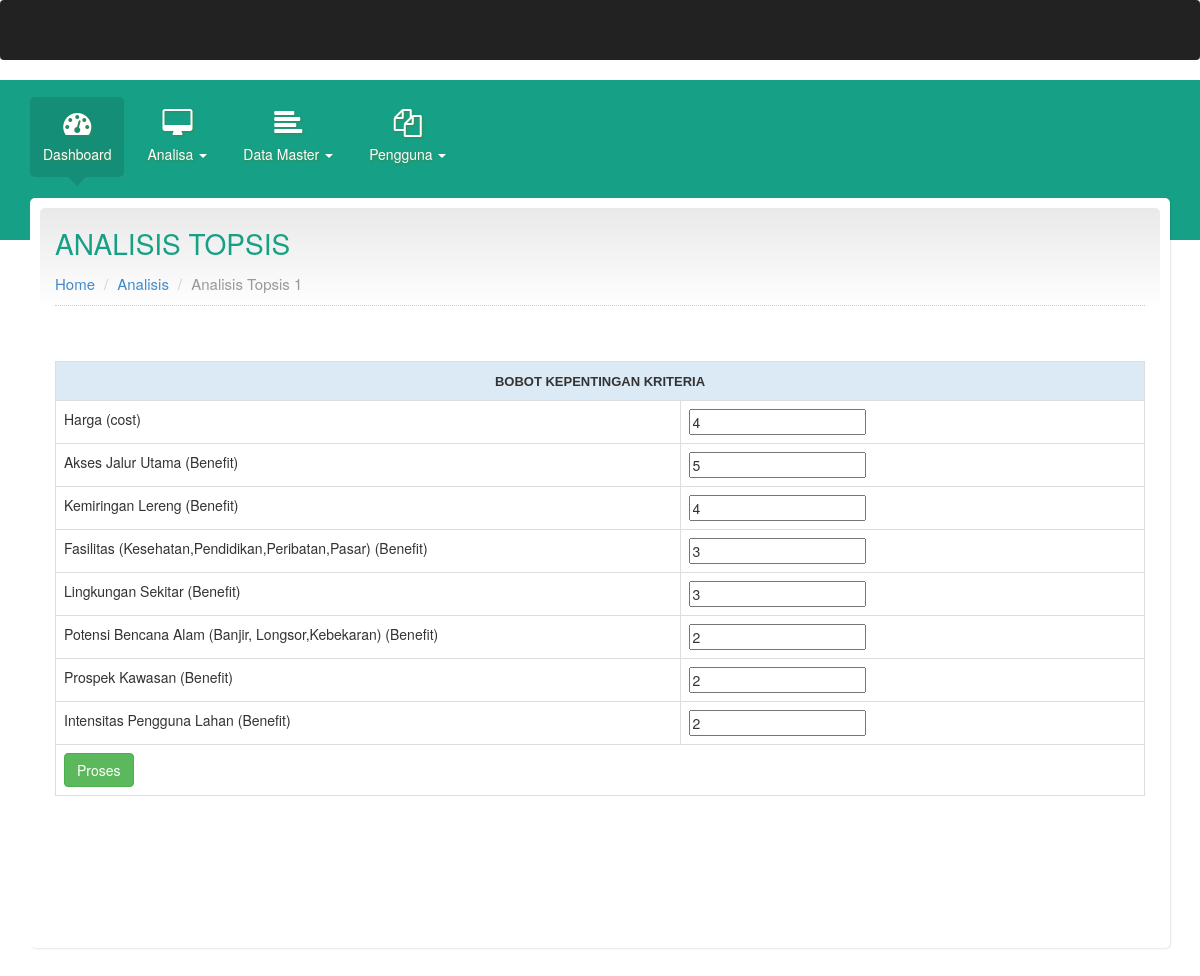
The page /spk-topsis/frame.php?loadPage=analisis-dua (signed in) on the database its author committed.
### tables this page shows
CREATE TABLE IF NOT EXISTS `tkriteria` (
  `id_kriteria` int(11) NOT NULL AUTO_INCREMENT,
  `nama_kriteria` varchar(100) DEFAULT NULL,
  `kepentingan` double DEFAULT NULL,
  `costbenefit` varchar(50) DEFAULT NULL,
  PRIMARY KEY (`id_kriteria`)
);

### spk-topsis/analisis-dua.php (the view, shortened to what this page needs)
<div class="content-header">
        <h2 class="content-header-title">ANALISIS TOPSIS </h2>
        <ol class="breadcrumb">
          <li><a href="#">Home</a></li>
          <li><a href="#">Analisis</a></li>
          <li class="active">Analisis Topsis 1</li>
        </ol>
      </div>
 <div class="row">
      <div class="col-md-12">
 <?php
if (!isset($_POST['button']))
{
?>
<form name="form1" method="post" action=""><br>
  <table class="table table-bordered table-highlight">
  <tr>
  <td id="ignore" bgcolor="#DBEAF5" width="400" colspan="2"><div align="center"><strong><font size="2" face="Arial, Helvetica, sans-serif"><font size="2">BOBOT KEPENTINGAN KRITERIA</font> </font></strong></div></td>
  <?php
    $q = mysql_query("select * from tkriteria ORDER BY id_kriteria");
    while ($r = mysql_fetch_array($q))
	{
	?>
    <tr>
      <td width="200">
		<?php echo $r['nama_kriteria']; ?> (<?php echo $r['costbenefit']; ?>)
	  </td>
	  <td width="200">
        <input id="kepentingan<?php echo $r['id_kriteria']; ?>" name="kepentingan<?php echo $r['id_kriteria']; ?>" type="text" value="<?php echo $r['kepentingan']; ?>">
        </td>
    </tr>
    <?php } ?>
    <tr>
      <td colspan="2"><input class="btn btn-success" type="submit" name="button" value="Proses"></td>
    </tr>
  </table>
  <br>
</form>
<?php
}
?>
        </div>
      </div>

### spk-topsis/frame.php (shortened to what this page needs)
<?php
if(isset($_SESSION['username']) AND isset($_SESSION['password'])){
?>
<!DOCTYPE html>
 <html class="no-js">
<head>
  <link rel="stylesheet" href="./css/font-awesome.min.css">
  <link rel="stylesheet" href="./js/libs/css/ui-lightness/jquery-ui-1.9.2.custom.min.css">
  <link rel="stylesheet" href="./css/bootstrap.min.css">
  <link rel="stylesheet" href="./js/plugins/morris/morris.css">
  <link rel="stylesheet" href="./js/plugins/icheck/skins/minimal/blue.css">
  <link rel="stylesheet" href="./js/plugins/select2/select2.css">
  <link rel="stylesheet" href="./js/plugins/fullcalendar/fullcalendar.css">
  <link rel="stylesheet" href="./css/target-admin.css">
  <link rel="stylesheet" href="./css/custom.css">
    <link rel="stylesheet" href="./js/libs/css/ui-lightness/jquery-ui-1.9.2.custom.min.css">
  <link rel="stylesheet" href="./css/bootstrap.min.css">
</head>
<body>
  <div class="navbar">
  <div class="container">
    <div class="navbar-header">
      <a class="navbar-brand navbar-brand-image" href="#">
      </a>
    </div>
    <div class="navbar-collapse collapse">
    </div>
  </div>
</div>
  <div class="mainbar">
  <div class="container">
    <div class="mainbar-collapse collapse">
     <?php include"mainbar.php";?>
    </div>
  </div>
</div>
<div class="container">
  <div class="content">
    <div class="content-container">
<?php include"content.php";?>
    </div>
  </div>
</div>
<footer class="footer">
</footer>
</body>
</html>
<?php
}else{
	echo"
	<script type='text/javascript' language='javascript'>
	window.alert('Maaf Untuk Masuk ke Halaman ini Anda harus Login Terlebih Dahulu');
	window.location=('index.php');
	";
	}
?>

### spk-topsis/mainbar.php (shortened to what this page needs)
<ul class="nav navbar-nav mainbar-nav">
       <li class="active">
         <a href="?loadPage=dashboard">
           <i class="fa fa-dashboard"></i>
           Dashboard
         </a>
       </li>
       <li class="dropdown ">
         <a href="#" class="dropdown-toggle" data-toggle="dropdown" data-hover="dropdown">
           <i class="fa fa-desktop"></i>
           Analisa
           <span class="caret"></span>
         </a>
       </li>
       <li class="dropdown ">
         <a href="#" class="dropdown-toggle" data-toggle="dropdown" data-hover="dropdown">
         <i class="fa fa-align-left"></i>
         Data Master
           <span class="caret"></span>
         </a>
       </li>
       <li class="dropdown ">
         <a href="javascript:;" class="dropdown-toggle" data-toggle="dropdown" data-hover="dropdown">
           <i class="fa fa-files-o"></i>
          Pengguna
           <span class="caret"></span>
         </a>
       </li>
        </ul>

### spk-topsis/content.php (shortened to what this page needs)
<?php
if(isset($_SESSION['username']) AND isset($_SESSION['password'])){
if($_GET['loadPage']=="dashboard"){
	include"dashboard.php";
	}elseif($_GET['loadPage']=="analisis-satu"){
	include"analisis-satu.php";
	}elseif($_GET['loadPage']=="analisis-dua"){
	include"analisis-dua.php";
	}elseif($_GET['loadPage']=="analisis-tiga"){
	include"analisis-tiga.php";
	}elseif($_GET['loadPage']=="alternatif"){
	include"data/alternatif/alternatif.php";
	}elseif($_GET['loadPage']=="alternatif-kriteria"){
	include"data/alternatif-kriteria/alternatif-kriteria.php";
	}elseif($_GET['loadPage']=="kriteria"){
	include"data/kriteria/kriteria.php";
	}elseif($_GET['loadPage']=="pengguna"){
	include"data/pengguna/pengguna.php";
	}elseif($_GET['loadPage']=="ganti-password"){
	include"data/ganti-password/ganti-password.php";
	}else{
		include"404.php";
	}
}else{
	echo "<script type='text/javascript'>
	window.alert('Anda Tidak Mempunyai Akses di Halaman Ini, Silahkan Login Terlebih Dahulu');
	window.location =('index.php')</script>";
}
?>

### rows shown on the page
tkriteria: nama_kriteria "Harga", costbenefit "cost", kepentingan "4"
tkriteria: nama_kriteria "Akses Jalur Utama", costbenefit "Benefit", kepentingan "5"
tkriteria: nama_kriteria "Kemiringan Lereng", costbenefit "Benefit", kepentingan "4"
tkriteria: nama_kriteria "Fasilitas (Kesehatan,Pendidikan,Peribatan,Pasar)", costbenefit "Benefit", kepentingan "3"
tkriteria: nama_kriteria "Lingkungan Sekitar", costbenefit "Benefit", kepentingan "3"
tkriteria: nama_kriteria "Potensi Bencana Alam (Banjir, Longsor,Kebekaran)", costbenefit "Benefit", kepentingan "2"
tkriteria: nama_kriteria "Prospek Kawasan", costbenefit "Benefit", kepentingan "2"
tkriteria: nama_kriteria "Intensitas Pengguna Lahan", costbenefit "Benefit", kepentingan "2"
